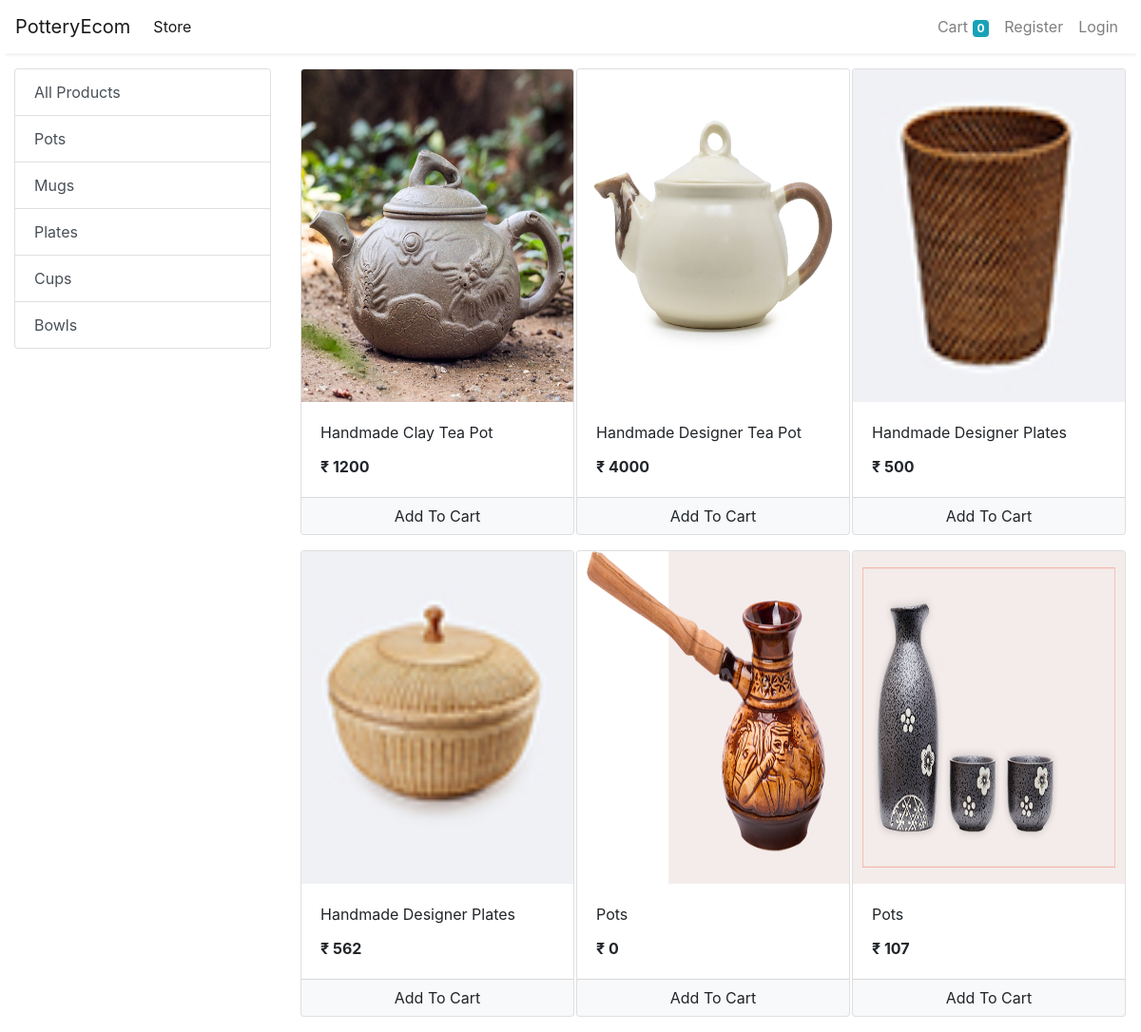
Screenshot of /store?category=5 with the database file from the repository.
### store/models/category.py (models this page shows, shortened)
class Category(models.Model):
    name = models.CharField(max_length=20)
    @staticmethod
    def get_all_categories():
        return Category.objects.all()

### store/models/product.py (models this page shows, shortened)
class Product(models.Model):
    name = models.CharField(max_length=50)
    price = models.IntegerField(default=0)
    category = models.ForeignKey(Category, on_delete=models.CASCADE, default=1)
    description = models.CharField(max_length=200, default='' , null=True , blank=True)
    image = models.ImageField(upload_to='uploads/products/')
    @staticmethod
    def get_all_products_by_categoryid(category_id):
        if category_id:
            return Product.objects.filter(category = category_id)
        else:
            return Product.get_all_products();

### store/views/home.py (the view)
# urls.py: path('' , include('store.urls'))
def store(request):
    cart = request.session.get('cart')
    if not cart:
        request.session['cart'] = {}
    products = None
    categories = Category.get_all_categories()
    categoryID = request.GET.get('category')
    if categoryID:
        products = Product.get_all_products_by_categoryid(categoryID)
    else:
        products = Product.get_all_products()
    data = {}
    data['products'] = products
    data['categories'] = categories
    print('you are : ', request.session.get('email'))
    return render(request, 'index.html', data)

### store/templatetags/cart.py (called while the page is built)
@register.filter(name='is_in_cart')
def is_in_cart(product  , cart):
    keys = cart.keys()
    for id in keys:
        if int(id) == product.id:
            return True
    return False;

### store/templatetags/custom_filter.py (called while the page is built)
@register.filter(name='currency')
def currency(number):
    return "₹ "+str(number)

### store/templates/index.html (shortened to what this page needs)
{% extends 'base.html' %}
{% block content %}
{% load cart %}
{% load custom_filter %}
<div class="container-fluid mt-3">
	<div class="row">
		<div class="col-lg-3 mx-auto">
			<div class="list-group">
				<a href="/" class="list-group-item list-group-item-action">All Products</a>
				{% for category in categories %}
				<a href="/?category={{category.id}}"
					class="list-group-item list-group-item-action">{{category.name}}</a>
				{% endfor %}
			</div>
		</div>
		<div id='products' class="col-lg-9 mx-auto">
			<div class="row mx-auto">
				{% for product in products %}
				<div class="card mx-auto mb-3" id={{product.id}} style="width: 18rem;">
					<img class="card-img-top" src="{{product.image.url}}" alt="Card image cap" height="350px">
					<div class="card-body">
						<p class="card-title">{{product.name}}</p>
						<p class="card-text"><b>{{product.price|currency}}</b></p>
					</div>
					<div class="card-footer p-0 no-gutters">
						{% if product|is_in_cart:request.session.cart %}
						<div class="row no-gutters">
							<form action="/#{{product.id}}" class="col-2 " method="post">
								{% csrf_token %}
								<input hidden type="text" name='product' value='{{product.id}}'>
								<input hidden type="text" name='remove' value='True'>
								<input type="submit" value=" - " class="btn btn-block btn-light border-right">
							</form>
							<div class="text-center col">{{product|cart_quantity:request.session.cart}} in Cart</div>
							<form action="/#{{product.id}}" class="col-2 " method="post">
								{% csrf_token %}
								<input hidden type="text" name='product' value='{{product.id}}'>
								<input type="submit" value=" + " class="btn btn-block btn-light border-left">
							</form>
						</div>
						{% else %}
						<form action="/#{{product.id}}" method="POST" class="btn-block">
							<input type="submit" class="float-right btn btn-light  form-control"
								value="Add To Cart">
						</form>
						{% endif %}
					</div>
				</div>
				{% endfor %}
			</div>
		</div>
	</div>
</div>
{% endblock %}

### rows the page displays
Category: name "Pots"
Category: name "Mugs"
Category: name "Plates"
Category: name "Cups"
Category: name "Bowls"
Product: image (picture), name "Handmade Clay Tea Pot", price "₹ 1200"
Product: image (picture), name "Handmade Designer Tea Pot", price "₹ 4000"
Product: image (picture), name "Handmade Designer Plates", price "₹ 500"
Product: image (picture), name "Handmade Designer Plates", price "₹ 562"
Product: image (picture), name "Pots", price "₹ 0"
Product: image (picture), name "Pots", price "₹ 107"

### other values shown
{{ request.session.cart.keys|length }} "0"
